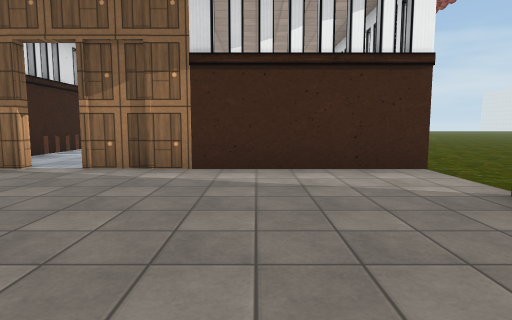
View 1 (above)

12 first-person views from a walk through a Unity game level. The camera is 1.3 m above the floor, tilts 6° down and sees 75° across. The floor is counted in squares, 2 m on a side. Each view is taken from the middle of a square. On the plan, view 1 faces up. The plan holds only what a view shows up to about 10 squares ahead; the rest is blank. The place goes on beyond the plan. The player is left out. Door leaves are left out, so doorways stand open. Some surface patterns are stand-ins.

View 2
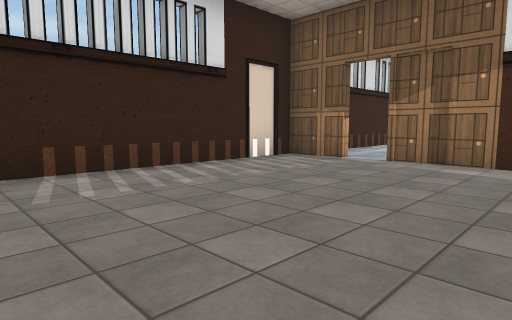

View 3
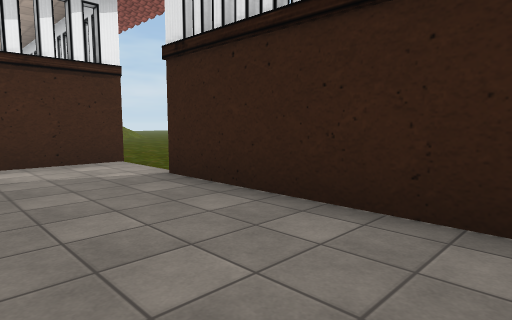

View 4
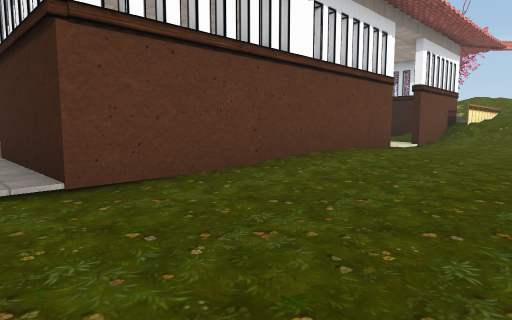

View 5
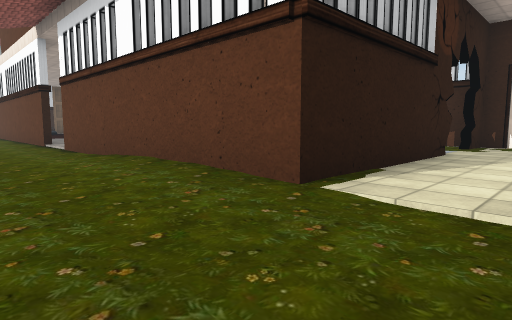

View 6
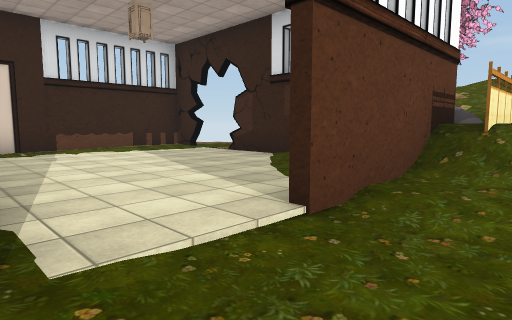

View 7
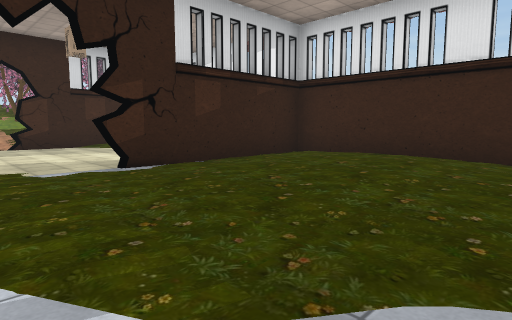

View 8
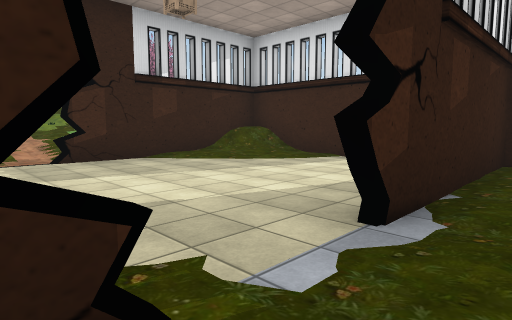

View 9
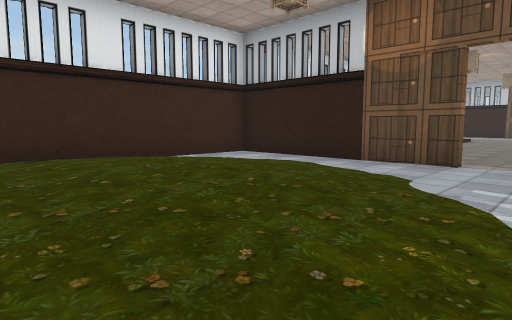

View 10
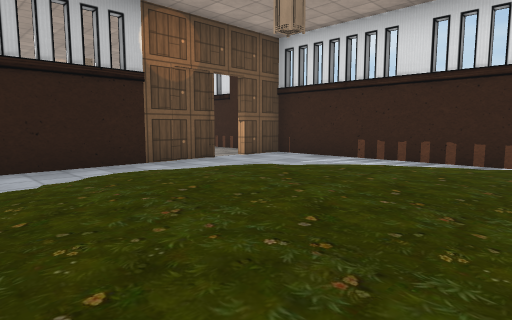

View 11
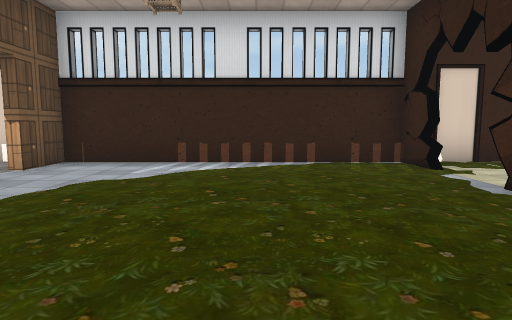

View 12
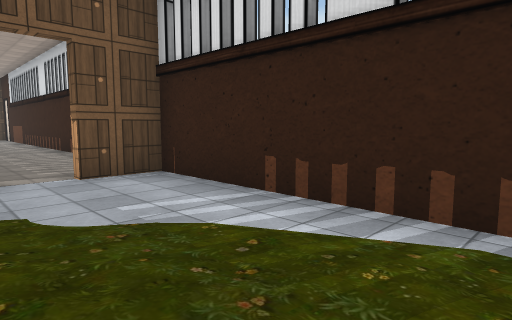

### Floor plan
Key: @ floor where view 1 was taken; # wall or solid block; . main floor; : floor 0.25 m higher than the main floor; - floor 0.25 m lower than the main floor; + floor 0.5 m higher than the main floor; / step, stairs or slope; D open door; F fence; O other object.
Columns run from 5 left of view 1 to 7 right of it. Each row starts with its distance up from view 1.
 20   //
 19   ./
 18  ..#####O
 17 ##...///F
 16 #....../#/
 15 #.......#//
 14 #......D---
 13 #......DD.-
 12 ##.####D#.-
 11 #....:::#.-
 10 #..:::::#.---
  9 #..:++::#.---
  8 #../:://#---
  7 #...///.#---
  6 #.......#---
  5 ##.####D#---
  4 #......DD---
  3 #......D#
  2 #.......#
  1 #.......#
  0 #....@..#
 -1 #.......#

Positions as (right, up) in squares from view 1, and headings:
1: (0, 0), facing up
2: (0, -1), facing up-left
3: (0, -1), facing up-right
4: (6, 4), facing up-left
5: (5, 14), facing down-left
6: (4, 12), facing up-left
7: (-4, 7), facing up-right
8: (-4, 11), facing up-right
9: (-4, 11), facing down-right
10: (2, 11), facing down-left
11: (2, 9), facing left
12: (-2, 10), facing down-left
